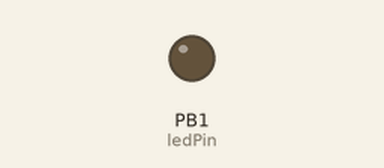
Bench run of a sketch on a simulated ATtiny85, built with avr-gcc and run on an emulated ATtiny85. On the bench: output pins drawn as LEDs (lit = HIGH). Dashed ring = blinking.

Above: at 1.0 s.
At 2.5 s:
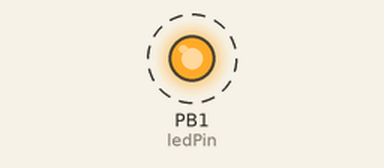
Timing chart, 0 to 4.6 s (numbered marks = the images above):
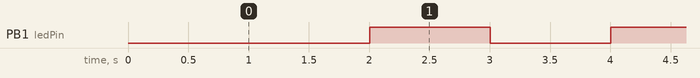

The sketch:

millis.ino
```cpp
/*
  [Attiny 25/45/85 Pinout]
                  ------
  RESET=A0=PB5=5-|      |-VCC
        A3=PB3=3-|      |-2=PB2=A1=SCK=SCL
        A2=PB4=4-|      |-1(~)=PB1=MISO
             GND-|      |-0(~)=PB0=MOSI=SDA
                  ------
*/
#include <SoftwareSerial.h>

#define txPin           0     // PB0
#define rxPin           1     // PB1
#define ledPin          1     // PB1

SoftwareSerial mySerial(rxPin, txPin);

bool ledState = LOW;
unsigned long previousMillis = 0;   // will store last time LED was updated
const long interval = 1000;         // interval at which to blink (milliseconds)

void setup()
{
  mySerial.begin(9600);
  mySerial.println("[ATTiny85 millis]");
  pinMode(ledPin, OUTPUT);
}

void loop()
{
  unsigned long currentMillis = millis();

  if (currentMillis - previousMillis >= interval)
  {
    previousMillis = currentMillis;   // save the last time at blinked the LED
    digitalWrite(ledPin, ledState);   // set the LED with the ledState of the variable:
    mySerial.print(currentMillis / 1000);
    mySerial.print("초 : ");
    mySerial.println(ledState);
    ledState = !ledState;
  }
}
```

Measured:
- by itself, PB1 (ledPin): alternates HIGH for 1.0 s and LOW for 1.0 s
